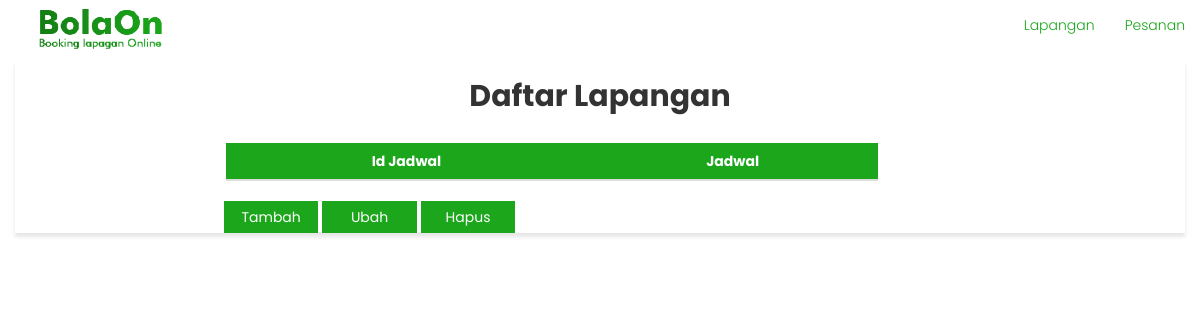
Before: /admin/DaftarJadwalView.php with the older database file.
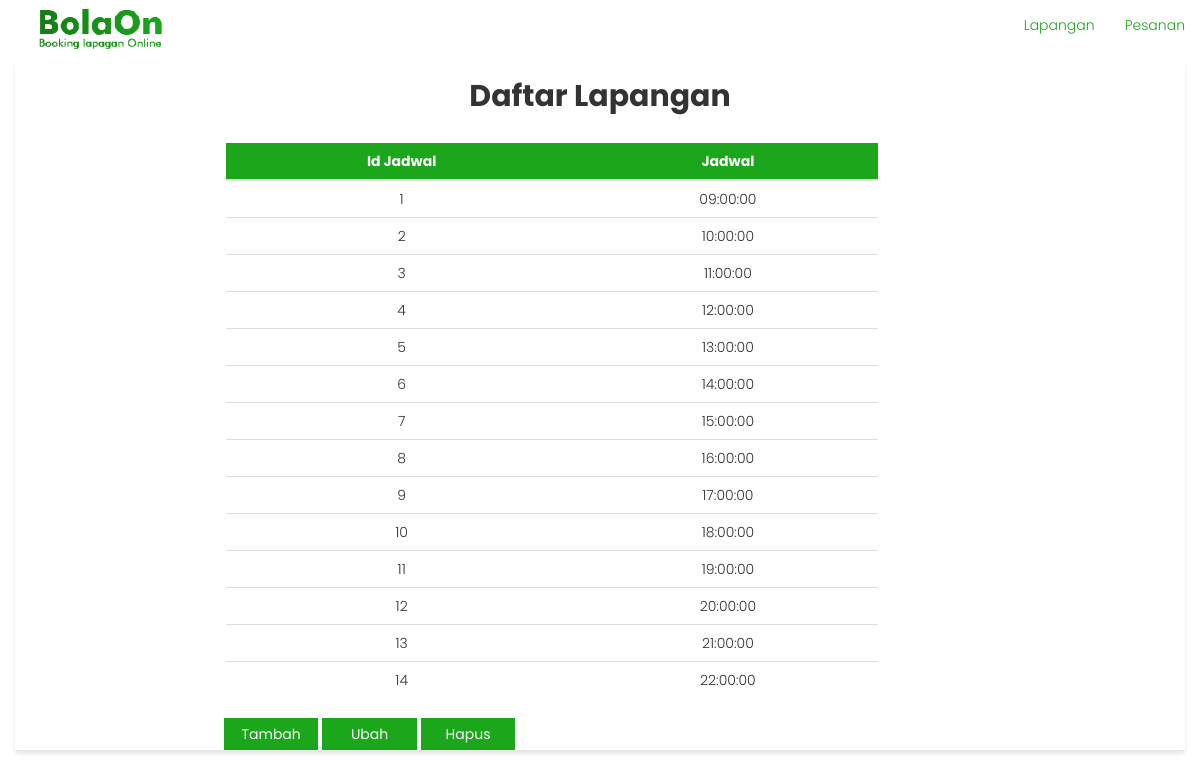
After: the same page with the newer database file.
### tables this page shows
CREATE TABLE `jadwal` (
  `id_jadwal` int(11) NOT NULL,
  `jadwal` time NOT NULL
);

### admin/DaftarJadwalView.php (the view, shortened to what this page needs)
<?php
include "../koneksi.php";
$query = "SELECT * FROM jadwal";
$res = mysqli_query($link, $query);
?>
<!DOCTYPE html>
<html lang="en" id="home">
<head>
	<link href="../css/style2.css" rel="stylesheet">
	<link href="../css/bootstrap.min.css" rel="stylesheet">
	<link rel="stylesheet" href="https://maxcdn.bootstrapcdn.com/bootstrap/3.3.7/css/bootstrap.min.css">
</head>
<body>
	<nav class="navbar nav-pills navbar-fixed-top">
		<div class="container-fluid">
			<div class="navbar-header">
				<a class="navbar-brand" href="#home">
					<img alt="Brand" src="../img/logo.png">
				</a>
			</div>
			<div class="collapse navbar-collapse" id="bs-example-navbar-collapse-1">
				<ul class="nav navbar-nav navbar-right">
					<li><a href="#lapangan">Lapangan</a></li>
					<li><a href="#pesanan">Pesanan</a></li>
				</ul>
			</div>
		</div>
	</nav>
	<section>
		<div class="container">
			<div class="daftarlapangan">
				<div class="row">
					<h2><strong><center>Daftar Lapangan</center></strong></h2>
					<br>
					<div class="col-md-7" id="daftarlapangan" >
						<center><table class="table table-hover">
							<thead>
								<tr>
									<th>Id Jadwal</th>
									<th>Jadwal</th>
								</tr>
							</thead>
							<tbody>
								<?php
								while ($row=mysqli_fetch_assoc($res)) {
								?>
								<tr>
									<td><?php echo $row['id_jadwal'] ?></td>
									<td><?php echo $row['jadwal']?></td>
								<?php
									}
								?>
							</tbody>
						</table>
					</center>
				</div>
			</div>
			<div class="tombol">
				<form action="CreateUpdateYardView.html" method="">
					<input type="submit" value="Tambah" id="simpan" class="btn simpan rounded-0">
					<input type="submit" value="Ubah" id="batal" class="btn batal">
					<input type="submit" value="Hapus" id="simpan" class="btn simpan rounded-0">
				</form>
			</div>
		</div>
	</div>
	<br>
	<br>
</section>
</body>
</html>

### css/style2.css (style rules this page uses)
* { font-family: 'Poppins','Lato', sans-serif; }
body { font-family:'Poppins','Open Sans', Arial, sans-serif; font-size:14px; font-weight:300; line-height:1.6em; margin-top: 100px; background-color: #A3CFB5; }
body { background-color: #A3CFB5; }
.navbar { padding-left: 2%; border-radius: -1%; box-sizing: border-box; background-color: #fff; }
.navbar a { color: #1BA61B; }
.navbar-brand { margin-top: -5%; }
.container { margin-top: 5%; background-color: #fff; box-shadow: 0 4px 4px 0 rgba(0, 0, 0, 0.1); }
#simpan { color: #fff; background-color: #1BA61B; border: none; border-radius: 0px; width: 10%; align-items: center; }
#batal { color: #fff; background-color: #1BA61B; border: none; border-radius: 0px; width: 10%; align-content: center; }
#daftarlapangan table { table-layout: auto; text-align: center; object-position: center; table-layout: auto; margin-left: 30%; }
#daftarlapangan th { background-color: #1BA61B; table-layout: auto; text-align: center; object-position: center; color: #fff; }
.tombol { margin-left: 17%; }

Changed rows visible on the page:
added jadwal: id_jadwal "1", jadwal "09:00:00"
added jadwal: id_jadwal "2", jadwal "10:00:00"
added jadwal: id_jadwal "3", jadwal "11:00:00"
added jadwal: id_jadwal "4", jadwal "12:00:00"
added jadwal: id_jadwal "5", jadwal "13:00:00"
added jadwal: id_jadwal "6", jadwal "14:00:00"
added jadwal: id_jadwal "7", jadwal "15:00:00"
added jadwal: id_jadwal "8", jadwal "16:00:00"
added jadwal: id_jadwal "9", jadwal "17:00:00"
added jadwal: id_jadwal "10", jadwal "18:00:00"
added jadwal: id_jadwal "11", jadwal "19:00:00"
added jadwal: id_jadwal "12", jadwal "20:00:00"
added jadwal: id_jadwal "13", jadwal "21:00:00"
added jadwal: id_jadwal "14", jadwal "22:00:00"
